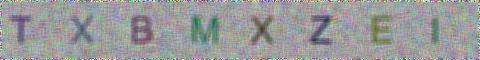

Here is the Python script that generated this plot:
# -*- coding: utf-8 -*-
'''
Created on 2017年12月16日

@author: tony
'''

from PIL import Image, ImageDraw, ImageFont, ImageFilter
import random

def rndChar():
    
    return chr(random.randint(65, 90))

def rndColor():
    
    return (random.randint(64, 255), random.randint(64, 255), random.randint(64, 255))

def rndColor2():
    
    return (random.randint(32, 127), random.randint(32, 127), random.randint(32, 127))


width = 60 * 8
height = 60

image = Image.new('RGB', (width, height), (255, 255, 255))
font = ImageFont.truetype('Arial.ttf', 36)
draw = ImageDraw.Draw(image)

for x in range(width):
    
    for y in range(height):
        
        draw.point((x, y ), fill = rndColor())
        
for t in range(8):
    
    draw.text((60 * t + 10, 10), rndChar(), font = font, fill = rndColor2())
    
image = image.filter(ImageFilter.BLUR)
image.save('validCode.jpg', 'jpeg')
